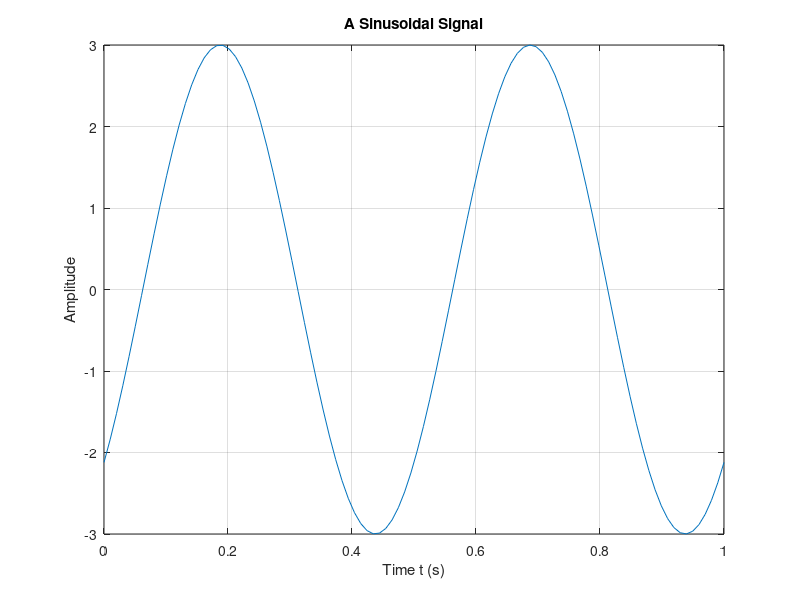

Reproduce this figure in MATLAB.
%% Sinusoid Example from Lecture 1
%  Here's the code to compute and plot the sinusoidal signal
% $3 \cos(2\pi \cdot 2t - 3\pi/4)$

t = linspace(0, 1, 100);
x = 3 * cos(2*pi*2*t - 3*pi/4);
plot(t,x)
title('A Sinusoidal Signal')
xlabel('Time t (s)')
ylabel('Amplitude')
grid